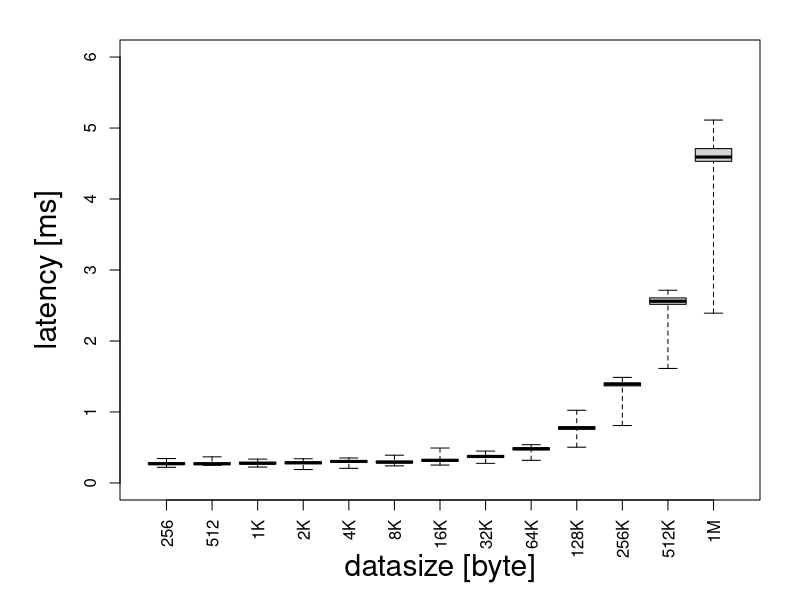
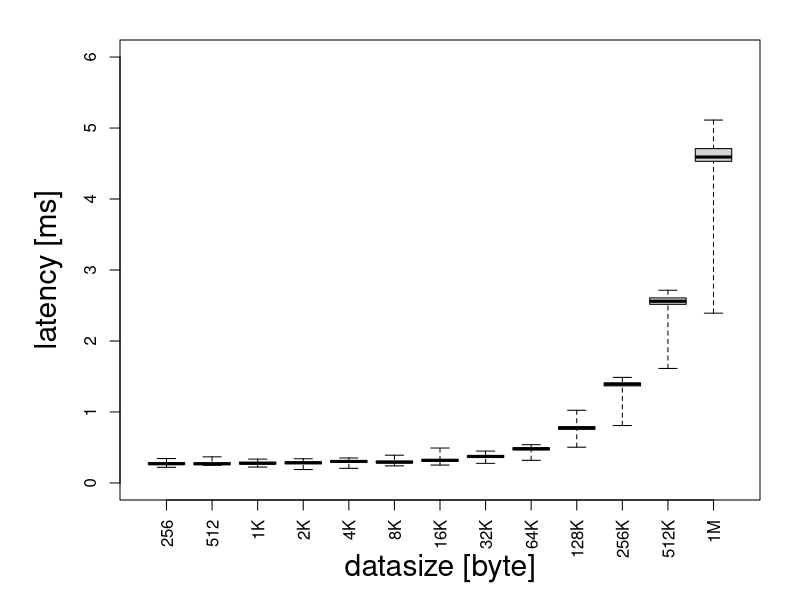
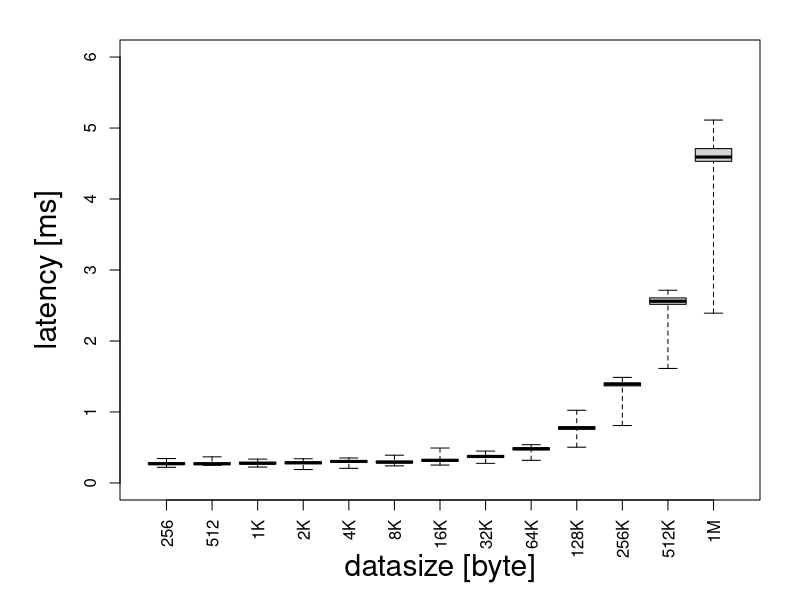

The R source for these figures, in order:
## read file data
d1 <- read.table("./transport_time/transport_time_256byte.txt")
d2 <- read.table("./transport_time/transport_time_512byte.txt")
d3 <- read.table("./transport_time/transport_time_1Kbyte.txt")
d4 <- read.table("./transport_time/transport_time_2Kbyte.txt")
d5 <- read.table("./transport_time/transport_time_4Kbyte.txt")
d6 <- read.table("./transport_time/transport_time_8Kbyte.txt")
d7 <- read.table("./transport_time/transport_time_16Kbyte.txt")
d8 <- read.table("./transport_time/transport_time_32Kbyte.txt")
d9 <- read.table("./transport_time/transport_time_64Kbyte.txt")
d10 <- read.table("./transport_time/transport_time_128Kbyte.txt")
d11 <- read.table("./transport_time/transport_time_256Kbyte.txt")
d12 <- read.table("./transport_time/transport_time_512Kbyte.txt")
d13 <- read.table("./transport_time/transport_time_1Mbyte.txt")
#d14 <- read.table("./transport_time/transport_time_2Mbyte.txt")
#d15 <- read.table("./transport_time/transport_time_4Mbyte.txt")

## marge data.frames
data <- cbind(d1, d2, d3, d4, d5, d6, d7, d8, d9, d10, d11, d12, d13) 

data <- data[11:110,]                  # extract 100 samples from 120 samples

data <- data * 1000                    # convert unit from sec to msec

## define item's name
colnames(data) <- c("256", "512", "1K", "2K", "4K", "8K", "16K", "32K", "64K", "128K", "256K", "512K", "1M")              


## graphic function
simple_BoxPlot <- function(data, ylim) {
    par(
        mar=c(5,6,2,2),                     # margin
        font.lab=1,                        # label font
        font.axis=1,                       # axis font
        cex.lab=1.8,                        # label font size
        las = 3,                            # rotate x-axis label
        cex.axis=1                       # axis font size
    )
    boxplot(
        data,
        xlab="datasize [byte]",             # x-axis label
        ylab="latency [ms]",              # y-axis label
        ylim=c(0, ylim),                     # y-axis data span
        range = 0                          # include outliers into boxplot
    )
}


## output file as pdf
pdf("simple_BoxPlot.pdf")            # start rendering graph as "BoxPlot.pdf"
simple_BoxPlot(data, 6)
dev.off()                               # close rendering

## output file as eps
postscript("simple_BoxPlot.eps", horizontal = F,, onefile = FALSE, paper = "special", width = 10, height = 6)
simple_BoxPlot(data, 6)
dev.off()

## output file as png
png("simple_BoxPlot.png", width = 600, height =400)
simple_BoxPlot(data, 6)
dev.off()
